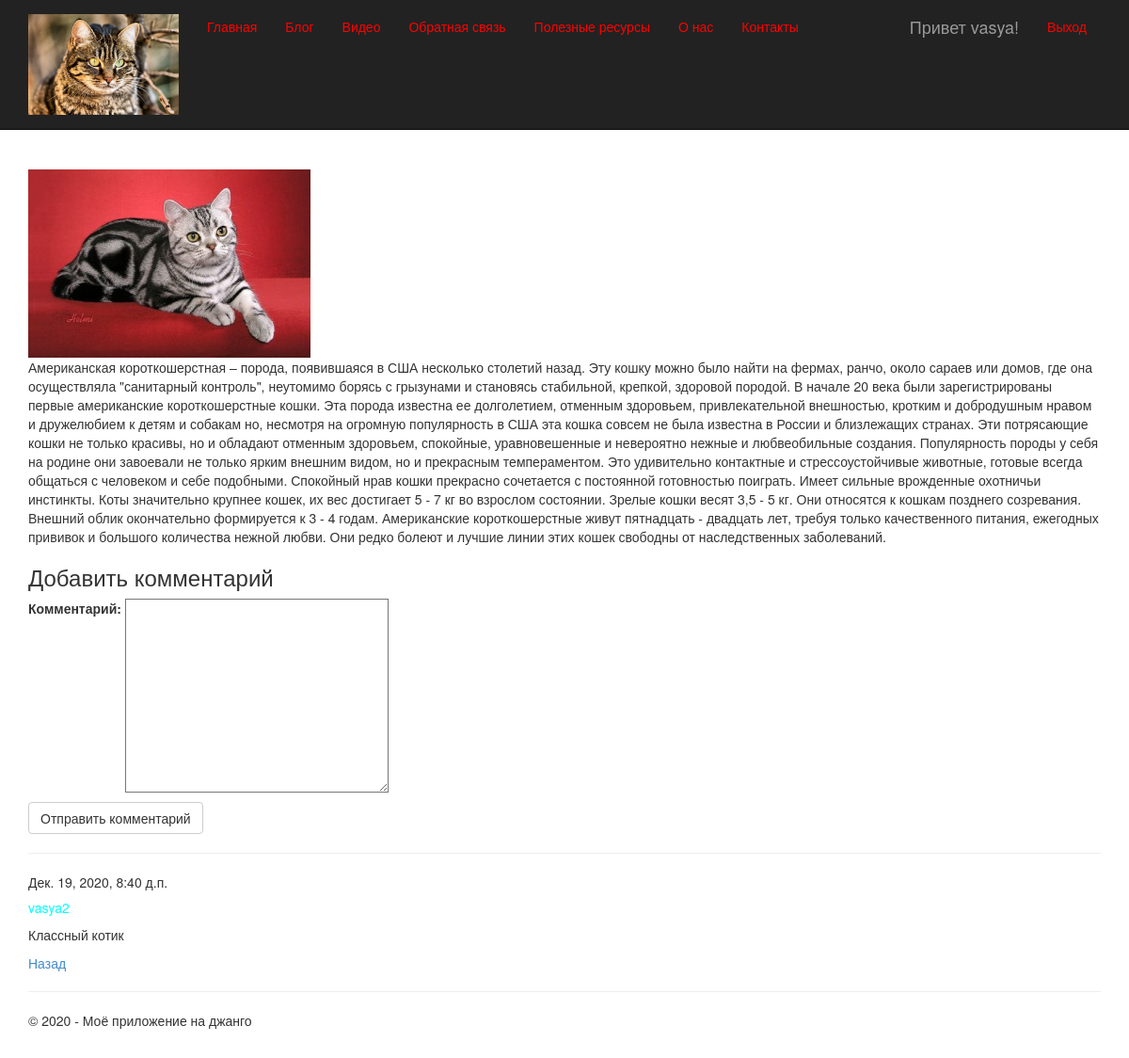
/2/ (signed in), run on the app's committed database.
### app/models.py (models this page shows, shortened)
class Blog(models.Model):
    title=models.CharField(max_length=100, unique_for_date="posted", verbose_name="Заголовок")
    description = models.TextField(verbose_name="Краткое содержание")
    content=models.TextField(verbose_name="Полное содержание");
    posted=models.DateTimeField(default=datetime.now(), db_index=True, verbose_name="Опубликована")
    author = models.ForeignKey(User, null=True, blank=True, on_delete = models.SET_NULL, verbose_name = "Автор")
    image = models.FileField(default="temp.jpg",verbose_name="Путь к картинке")
    class Meta:
        db_table="Posts"
        ordering = ["-posted"]
        verbose_name="статья блога"
        verbose_name_plural="статьи блога"

class Comment(models.Model):
    text=models.TextField(verbose_name="Комментарий")
    date=models.DateTimeField(default=datetime.now(), db_index= True, verbose_name="Дата")
    author=models.ForeignKey(User,on_delete=models.CASCADE,verbose_name="Автор")
    post=models.ForeignKey(Blog,on_delete=models.CASCADE,verbose_name="Статья")
    class Meta:
        db_table = "Comments"
        verbose_name="Комментарий"
        verbose_name_plural="Комментарии"
        ordering=["-date"]

### app/views.py (the view)
# urls.py: url(r'^(?P<parametr>\d+)/$', views.blogpost, name='blogpost'),
def blogpost(request,parametr):
    post_1=Blog.objects.get(id=parametr)
    comments=Comment.objects.filter(post=parametr)
    if request.method=="POST":
        form=CommentForm(request.POST)
        if form.is_valid():
            comment_f=form.save(commit=False)
            comment_f.author=request.user
            comment_f.date=datetime.now()
            comment_f.post=Blog.objects.get(id=parametr)
            comment_f.save()
            return redirect('blogpost',parametr=post_1.id)
    else:
        form=CommentForm()
    assert isinstance(request,HttpRequest)
    return render(request,'app/blogpost.html',{'post_1':post_1,
                                               'comments':comments,'form':form,
                                               'year':datetime.now().year})

### app/forms.py
class CommentForm(forms.ModelForm):
    class Meta:
        model = Comment
        fields = ('text',)
        labels={'text':'Комментарий'}

### app/templates/app/blogpost.html
﻿{% extends "app/layout.html" %}
{% block content %}
<h2> {{ post_1title }}</h2> <br />
{% if post_1.image and post_1.image.url != '/media/temp.jpg' %}
<img src="{{post_1.image.url}}" alt="Картинка" width="300" height="200" />
{% endif %}
<p> {{post_1.content|linebreaksbr}}</p>
{% if user.is_authenticated %}
<h3>Добавить комментарий</h3>
<form method="post"> {%csrf_token %}
    <div> {{form.as_p}}
         <button type="submit" class="save btn btn-default">Отправить комментарий</button>
    </div>
    </form>
{% else %}
<h3>Для добавления комментария - авторизирууйтесь.</h3>
{% endif %}
{% for comment in comments %}
<hr />
<h7> {{comment.date}}</h7>
<h5> {{comment.author}}</h5>
<p> {{comment.text|linebreaksbr}}</p>
{% endfor %}
<p><a href="{% url 'blog' %}">Назад</a></p>
{% endblock %}

### app/templates/app/loginpartial.html (shortened to what this page needs)
{% if user.is_authenticated %}
<form id="logoutForm" action="/logout/" method="post" class="navbar-right">
    <ul class="nav navbar-nav navbar-right">
        <li><span class="navbar-brand">Привет {{ user.username }}!</span></li>
        <li><a href="javascript:document.getElementById('logoutForm').submit()">Выход</a></li>
    </ul>
</form>
{% else %}
<ul class="nav navbar-nav navbar-right">
    <li><a href="{% url 'login' %}">Войти</a></li>
</ul>
{% endif %}

### app/static/app/content/site.css (style rules this page uses)
body { padding-top: 120px; padding-bottom: 20px; }
input, select, textarea { max-width: 280px; }
.navbar-inverse .navbar-nav > li > a { color: #ff0000; }
h5 { color: aqua; }
ul li { padding-top:3px; padding-bottom:3px; }

### data on the page
Blog: image (picture), content "Американская короткошерстная – порода, появившаяся в США несколько столетий назад. Эту кошку можно было найти на фермах, ранчо, около сараев или домов, где она осуществляла \"санитарный контроль\", неутомимо борясь с грызунами и становясь стабильной, крепкой, здоровой породой. В начале 20 века были зарегистрированы первые американские короткошерстные кошки. Эта порода известна ее долголетием, отменным здоровьем, привлекательной внешностью, кротким и добродушным нравом и дружелюбием к детям и собакам но, несмотря на огромную популярность в США эта кошка совсем не была известна в России и близлежащих странах. Эти потрясающие кошки не только красивы, но и обладают отменным здоровьем, спокойные,…"
Comment: date "Дек. 19, 2020, 8:40 д.п.", author "vasya2", text "Классный котик"

### other printed values
{{ user.username }} "vasya"
